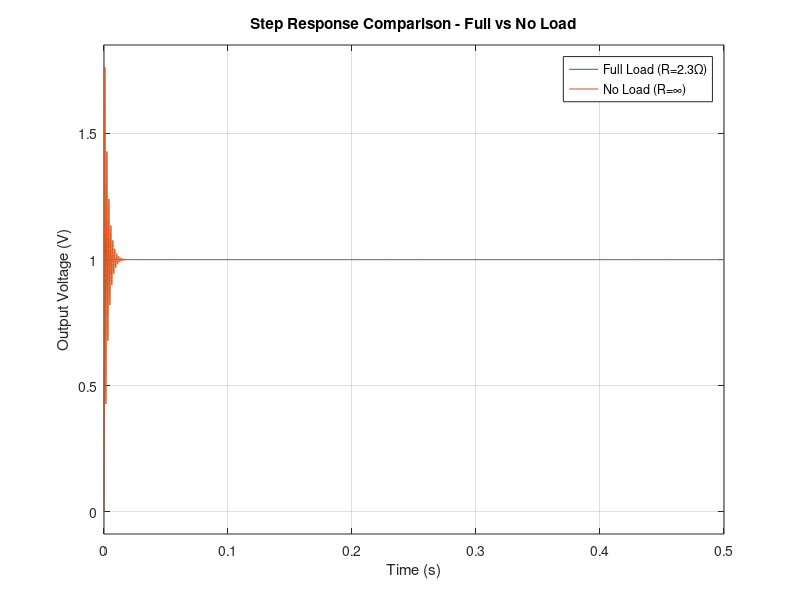
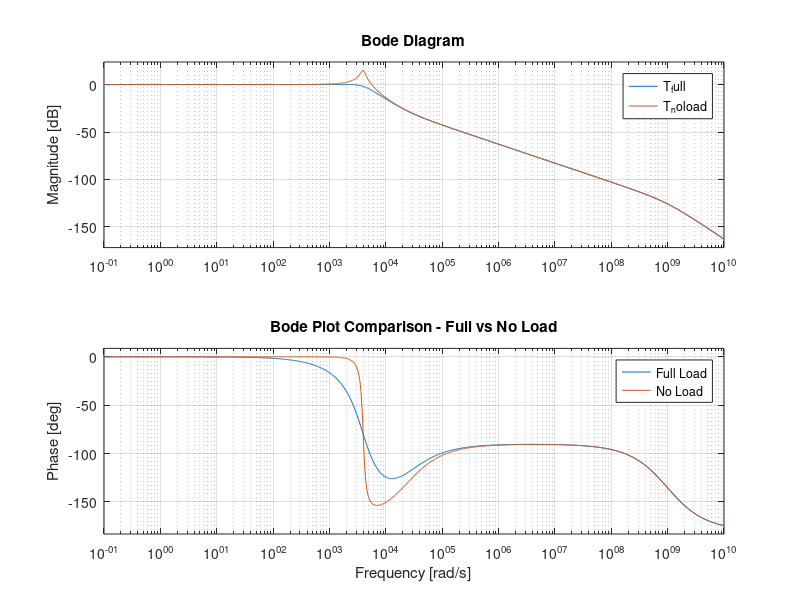
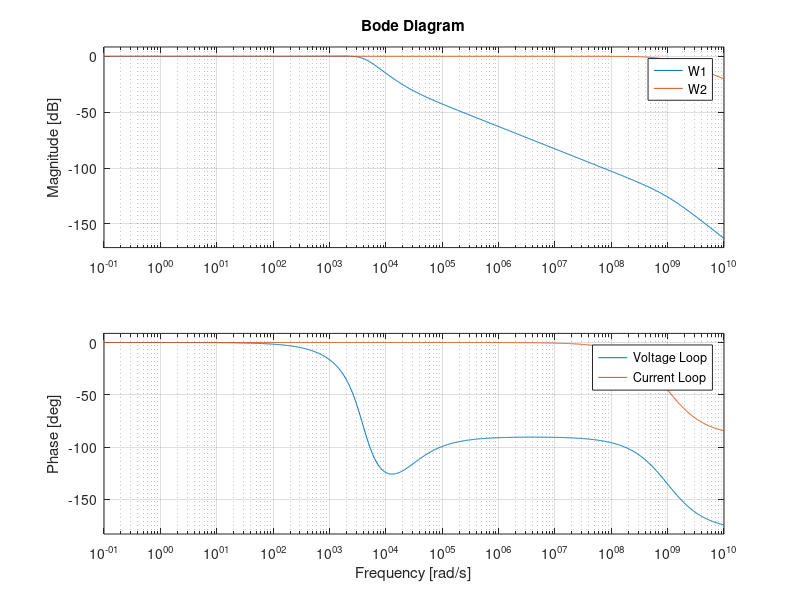
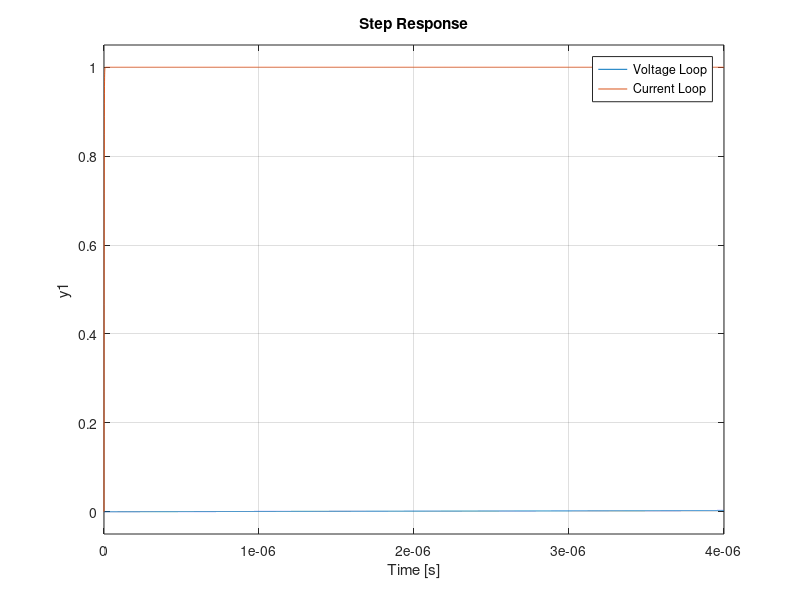

Here is the MATLAB script that generated these plots, in order:
%%*********************************Reza Babapiri***************************************
clear all; clc; close all;

%% === System Setup ===
Ea = 100; % nominal voltage[v]
R = 2.3;  % load resistor[ohm]
fs = 50e3; %[Hz]
Vu = 48;  % desired output voltage[v]
T = 1/fs;
dutycycle = Vu/Ea;
Tau = dutycycle * T;
Iu = Vu/R;
Vg = 1; % carrier peak value
dI = 0.1 * Iu;
dV = 0.1 * Vu;

%% === Filter Sizing ===
L = 1e-3;
RL = 0.007;
C = 100e-6;

%% === Plant Dynamics ===
wn = 1/sqrt(L*C);
csi = 1/(2*R)*sqrt(L/C);
wr = wn * sqrt(1 - csi^2);

Num = 1;
Den = [L*C, L/R, 1];
Sys = tf(Num, Den);

%% === Inner Current Loop ===
Taui2 = L / RL;
Tau2 = 10 / (2 * pi * fs);
k = L / Tau2;
kpi2 = (Vg * k) / (Tau2 * Ea);

Num = [kpi2 * Taui2, kpi2];
Den = [Taui2, 0];
R2 = tf(Num, Den);

G2 = R2 * Ea/Vg * tf(1, [L RL]); 
W2 = feedback(G2, 1); % Use exact current loop

%% === Outer Voltage Loop ===
fci = 1 / (2 * pi * Tau2);
fcv = fci / 20;
Wgc = 2 * pi * fcv;

Taui1 = C * R / 5;  % Less aggressive integral time constant
kpi1 = Wgc * Taui1; % Simpler PI tuning to avoid instability

Num = [kpi1 * Taui1, kpi1];
Den = [Taui1, 0];
R1 = tf(Num, Den);

Sys1 = tf(R, [R*C 1]);
G1 = Sys1 * R1 * W2; % Use W2 instead of W2_approx
W1 = feedback(G1, 1);

%% === Bandwidth Check ===
[GM, PM, wc] = margin(G1);
f_bw = wc / (2 * pi);
fprintf(">>> Controller Bandwidth: %.2f Hz\n", f_bw);
if f_bw >= 100
    fprintf("✓ Bandwidth meets requirement (≥ 100 Hz)\n");
else
    fprintf("✗ Bandwidth is TOO LOW (< 100 Hz)\n");
end

%% === Load Variation Analysis ===
R_full = 2.3;
T_full = feedback(R1 * tf(R_full, [R_full * C 1]) * W2, 1);

R_noload = 1e8;
T_noload = feedback(R1 * tf(R_noload, [R_noload * C 1]) * W2, 1);

%% === Plots ===
figure; step(T_full, T_noload, 0.5);
legend('Full Load (R=2.3Ω)', 'No Load (R=∞)');
title('Step Response Comparison - Full vs No Load');
xlabel('Time (s)'); ylabel('Output Voltage (V)'); grid on;

figure; bode(T_full, T_noload);
legend('Full Load', 'No Load'); title('Bode Plot Comparison - Full vs No Load'); grid on;

figure; bode(W1, W2); legend('Voltage Loop', 'Current Loop'); grid on;
figure; step(W1, W2); legend('Voltage Loop', 'Current Loop'); grid on;
figure; bode(W2); title('Current Loop Response'); grid on;
